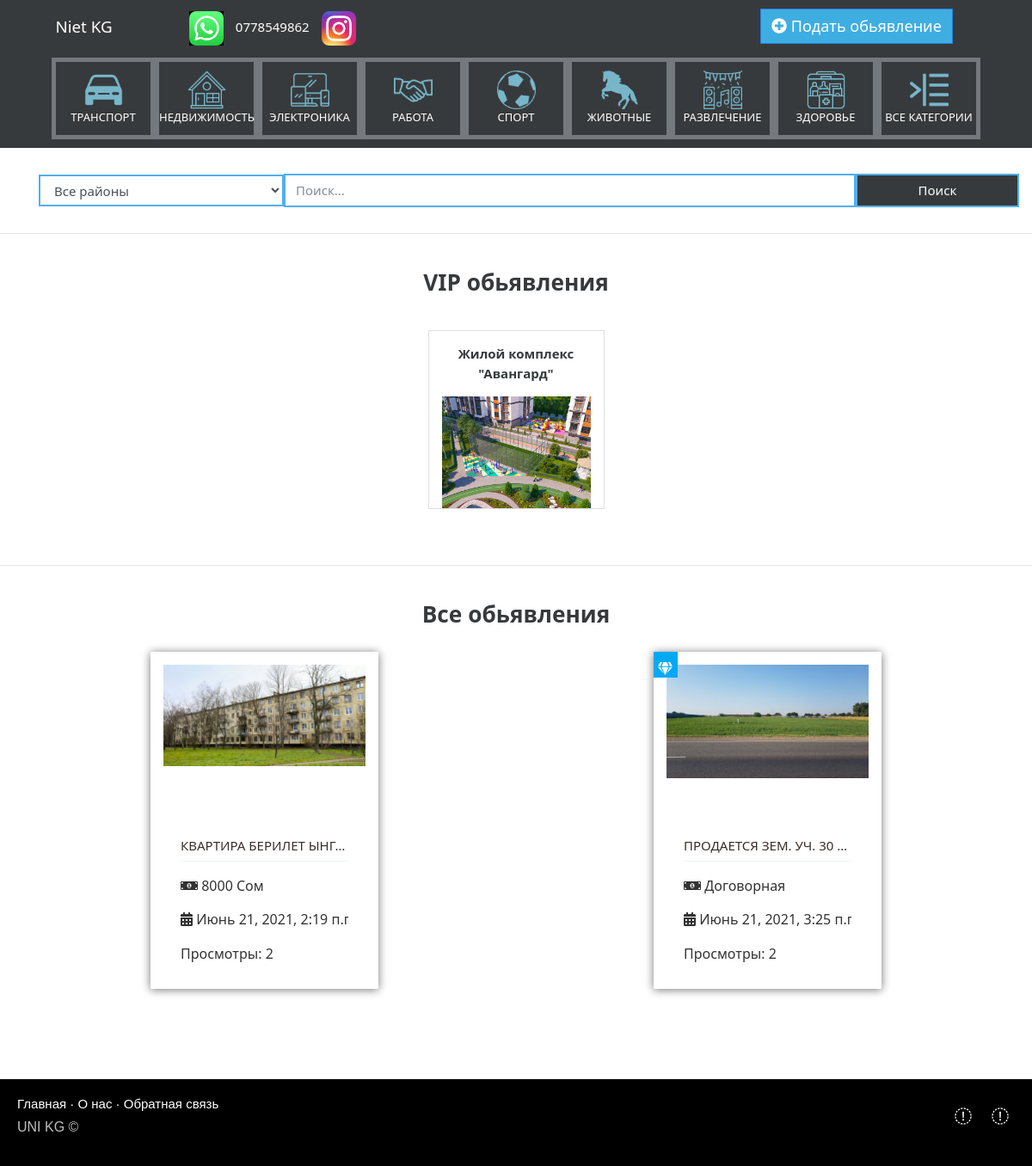
Page /category/2 on the earlier database version.
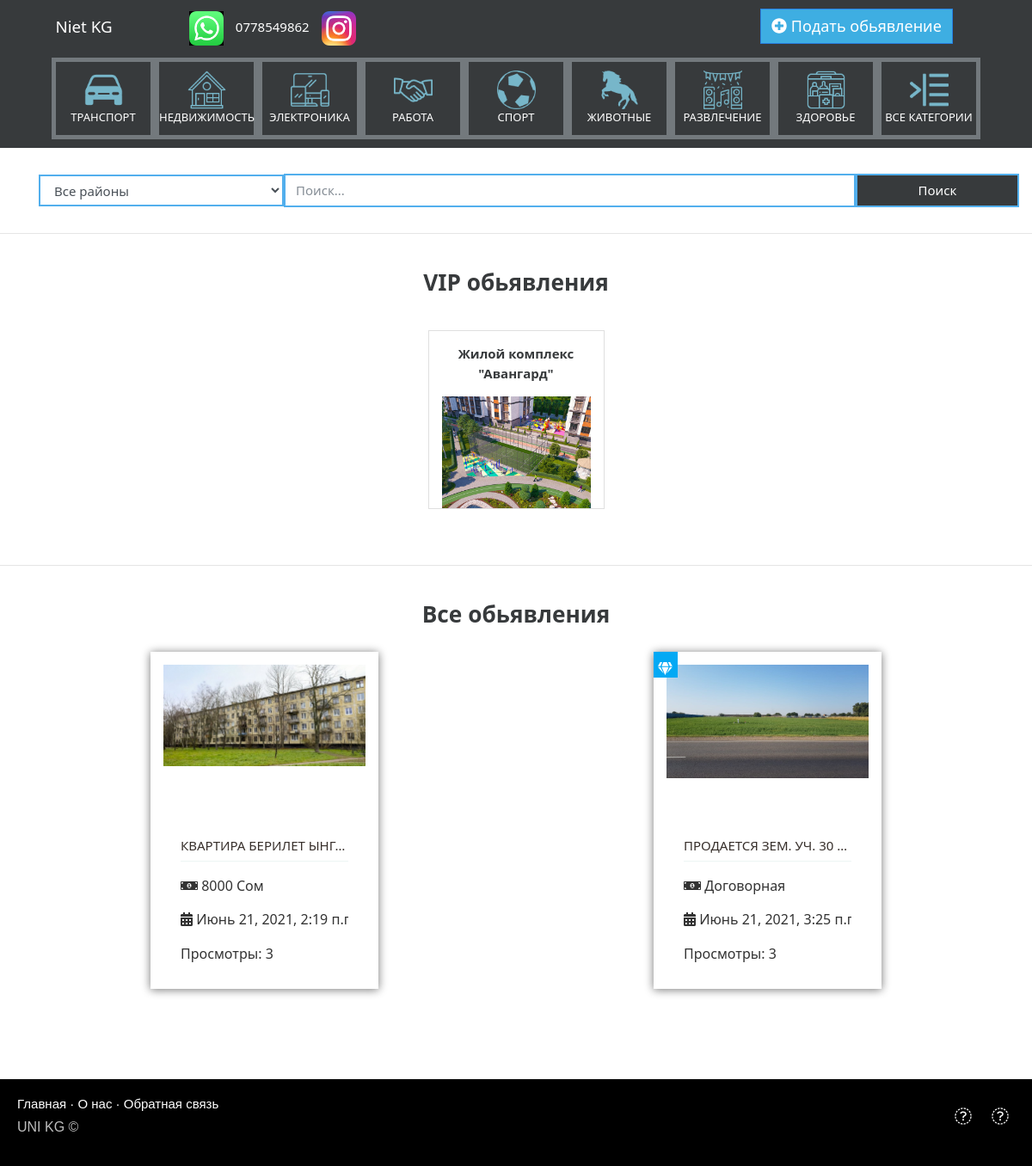
Same page on the later database version.
### doska/models.py (models this page shows, shortened)
class Ad(models.Model):
    title=models.CharField('Заголовок',max_length=150,null=False,blank=False)
    content=models.TextField('Описание',max_length=500,null=True,blank=True)
    category=models.ForeignKey(Category,on_delete=models.PROTECT,null=False,verbose_name='Категория')
    number=models.CharField('Тел. номер',null=False,blank=False,max_length=50)
    name=models.CharField('Имя',max_length=100,null=True,blank=True)
    region=models.ForeignKey(Region,on_delete=models.PROTECT,verbose_name='Регион',null=False,blank=False,default=None)
    address=models.CharField('Адрес',max_length=150,null=True,blank=True)
    price=models.PositiveIntegerField('Цена',help_text='0 = Договорная')
    valute=models.ForeignKey('Valute',related_name='valute_name' ,on_delete=models.SET_NULL,null=True,blank=True,verbose_name='Валюта')
    views=models.PositiveIntegerField('Просмотры',default=0)
    is_active=models.BooleanField('Активация',default=False)
    is_vip=models.BooleanField('Статус VIP',default=False)
    date=models.DateTimeField('Дата',auto_now_add=True)
    def get_absolute_url(self):
        return reverse('ad_detail', kwargs={"pk": self.pk})
    class Meta:
        verbose_name='Обьявление'
        verbose_name_plural='Обьявлении'

class Images(models.Model):
    image=models.ImageField('Изображение',upload_to='upload_images/%Y/%m/%d/')
    ad=models.ForeignKey(Ad,on_delete=models.CASCADE,related_name='images')
    class Meta:
        verbose_name='Фото'
        verbose_name_plural='Фото'

class Valute(models.Model):
    title=models.CharField('Валюта',max_length=30)
    def __str__(self):
        return self.title
    class Meta:
        verbose_name = 'Валюта'
        verbose_name_plural = 'Валюты'

### doska/views.py (the view)
# urls.py: path('category/<int:pk>',AdCategoryView.as_view(),name='category'),
class AdCategoryView(ListView):
    model = Ad
    template_name = 'category.html'
    def get_context_data(self, *, object_list=None, **kwargs):
        context=super().get_context_data(**kwargs)
        context['ad_list']=Ad.objects.filter(category=self.kwargs.get('pk'))
        context['category_list'] = Category.objects.all()
        context['storie_list'] = Story.objects.filter(story_category=self.kwargs.get('pk'))
        context['regions'] = Region.objects.all()
        context['category']= self.kwargs.get('pk')
        return context

### doska/models.py (called while the page is built)
    def __str__(self):
        return self.title

### templates/category.html (shortened to what this page needs)
{% extends 'base.html' %}
{% load static %}
{% block content %}
<div class="col-12 row" id="search_content">
    <form class="form form-inline col-12 row" action="{% url 'search' %}" method="GET">
        <select class="form-control col-lg-3 col-md-3 col-sm-3 col-xs-12 search_border" name="region">
            <option value="">Все районы</option>
        </select>
        <input class="form-control col-lg-7 col-md-7 col-xs-12 col-sm-9 search_border" name="search_text" type="text"
               placeholder="Поиск...">
        <button class="btn btn-secondary col-md-2 col-lg-2 col-sm-12 col-xs-12 search_border" type="submit">Поиск
        </button>
    </form>
</div>
<hr>
<div class="container-fluid" id="vip-content" style=" padding: 25px 0;">
    {% if storie_list %}
    <div class="d-flex justify-content-center"><h3 style="font-weight:700;">VIP обьявления</h3></div>
    <div class="row flex-row flex-nowrap mt-4 pb-4 pt-2" style="overflow-x: auto;">
        {% for story in storie_list %}
        <div class="col-lg-2 card m-auto">
            {% with story.storyitem_set.all|first as media %}
            <p style="text-align:center; font-weight:bold; margin-top:15px;">{{ story.story_title }}</p>
            {% if media.story_type == 'mp4' %}
            <video width="100%" controls="controls">
                <source src="{{ media.story_src.url }}"
                        type='video/mp4; codecs="avc1.42E01E, mp4a.40.2"'>
            </video>
            {% else %}
            <img src="{{ media.story_src.url }}" onclick="openModal();currentSlide(1)"
                 class="hover-shadow"
                 style="max-height:300px;width:100%">
            {% endif %}
            {% endwith %}
        </div>
        {% endfor %}
    </div>
</div>
{% endif %}
<hr>
<div class="container" id="content" style=" padding: 25px 0;">
    <div class="d-flex justify-content-center"><h3 style="font-weight:700;">Все обьявления</h3></div>
    <div id="product_block" class="row">
        {% for ad in ad_list %}
        <div class="product">
            {% if ad.is_vip == True %}
            <div class="product__favorites mcolor">
                <b class="favorites__icon">
                    <i class="fa fa-gem blue" aria-hidden="true" style="color:white; text-align:center;"></i>
                </b>
            </div>
            {% endif %}
            <div id="product__img">
                <a href="{{ ad.get_absolute_url }}" class="img__wrap">
                    {% if ad.images.all|length > 0 %}
                    {% with ad.images.all|first as image %}
                    <img src="{{ image.image.url }}" alt="" class="img">
                    {% endwith %}
                    {% else %}
                    <img src="{% static 'icons/no_image.png' %}" alt="" class="img">
                    {% endif %}
                </a>
            </div>
            <div class="product__content">
                <div class="product__title">
                    <a href="{{ ad.get_absolute_url }}" class="title__text">{{ ad.title }}</a>
                </div>
                <div class="product__info">
                    {% if ad.price == 0 %}
                    <div class="info__block">
                        <span><i class="fa fa-money-bill-alt" aria-hidden="true"></i> Договорная</span>
                    </div>
                    {% else %}
                    <div class="info__block">
                        <span><i class="fa fa-money-bill-alt"
                                 aria-hidden="true"></i> {{ ad.price }} {{ ad.valute }}</span>
                    </div>
                    {% endif %}
                    <div class="info__block">
                        <b class="info__icon"></b>
                        <span><i class="fa fa-calendar-alt" aria-hidden="true"></i> {{ ad.date }}</span>
                    </div>
                    <div class="info__block">
                        <b class="info__icon"></b>
                        <span>Просмотры: {{ ad.views }}</span>
                    </div>
                </div>
            </div>
        </div>
        {% endfor %}
    </div>
</div>
{% endblock %}

Differences in the rows shown:
changed Ad "Сом": views "2" → "3"
changed Ad "Июнь 21, 2021, 3:25…": views "2" → "3"
